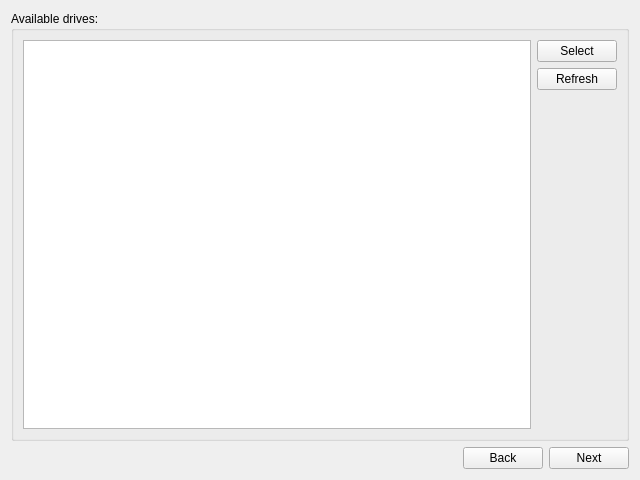
<?xml version="1.0" encoding="UTF-8"?>
<ui version="4.0">
 <class>DriveSelectTab</class>
 <widget class="QWidget" name="DriveSelectTab">
  <property name="geometry">
   <rect>
    <x>0</x>
    <y>0</y>
    <width>640</width>
    <height>480</height>
   </rect>
  </property>
  <property name="windowTitle">
   <string>Form</string>
  </property>
  <layout class="QGridLayout" name="gridLayout_2">
   <item row="0" column="0" colspan="3">
    <widget class="QGroupBox" name="groupBox">
     <property name="title">
      <string>Available drives:</string>
     </property>
     <layout class="QGridLayout" name="gridLayout">
      <item row="0" column="0" rowspan="3">
       <widget class="QTableView" name="tableViewDrives">
        <property name="alternatingRowColors">
         <bool>true</bool>
        </property>
        <property name="selectionMode">
         <enum>QAbstractItemView::SingleSelection</enum>
        </property>
        <property name="selectionBehavior">
         <enum>QAbstractItemView::SelectRows</enum>
        </property>
        <attribute name="horizontalHeaderMinimumSectionSize">
         <number>100</number>
        </attribute>
        <attribute name="horizontalHeaderDefaultSectionSize">
         <number>200</number>
        </attribute>
        <attribute name="horizontalHeaderHighlightSections">
         <bool>false</bool>
        </attribute>
        <attribute name="horizontalHeaderStretchLastSection">
         <bool>true</bool>
        </attribute>
        <attribute name="verticalHeaderCascadingSectionResizes">
         <bool>true</bool>
        </attribute>
       </widget>
      </item>
      <item row="0" column="1">
       <widget class="QPushButton" name="pushButtonSelect">
        <property name="text">
         <string>Select</string>
        </property>
       </widget>
      </item>
      <item row="1" column="1">
       <widget class="QPushButton" name="pushButtonRefresh">
        <property name="text">
         <string>Refresh</string>
        </property>
       </widget>
      </item>
      <item row="2" column="1">
       <spacer name="verticalSpacer">
        <property name="orientation">
         <enum>Qt::Vertical</enum>
        </property>
        <property name="sizeHint" stdset="0">
         <size>
          <width>20</width>
          <height>334</height>
         </size>
        </property>
       </spacer>
      </item>
     </layout>
    </widget>
   </item>
   <item row="1" column="0">
    <spacer name="horizontalSpacer">
     <property name="orientation">
      <enum>Qt::Horizontal</enum>
     </property>
     <property name="sizeHint" stdset="0">
      <size>
       <width>447</width>
       <height>20</height>
      </size>
     </property>
    </spacer>
   </item>
   <item row="1" column="2">
    <widget class="QPushButton" name="pushButtonNext">
     <property name="text">
      <string>Next</string>
     </property>
    </widget>
   </item>
   <item row="1" column="1">
    <widget class="QPushButton" name="pushButtonBack">
     <property name="text">
      <string>Back</string>
     </property>
    </widget>
   </item>
  </layout>
 </widget>
 <resources/>
 <connections/>
</ui>
